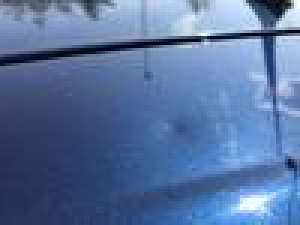
#> input picture hail_model/test_data_true_resized/my_car_with_damage1.jpg, 100 x 75 px, found by its file name (shown 3 times larger)
$ python binary.py   (older library calls are emulated)
#> lines starting #> are read from the running program, lines starting #| are printed output that depends on the picture
from skimage import io, img_as_float, filters, data, color
img = color.rgb2grey(io.imread('/Users/Fabian/Projects/HackBay2019/hail_model/test_data_true/my_car_with_damage1.jpg', 'rb'))
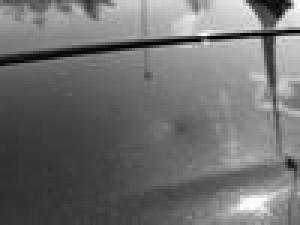
#> img: shape (75, 100) float64 (shown 3 times larger); min 0.00931, max 0.992, mean 0.441
